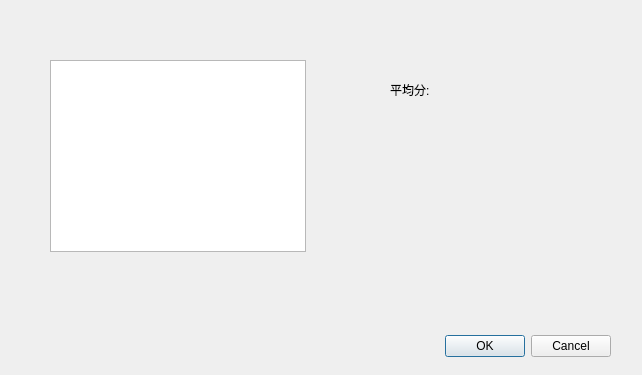
<?xml version="1.0" encoding="UTF-8"?>
<ui version="4.0">
 <class>score</class>
 <widget class="QDialog" name="score">
  <property name="geometry">
   <rect>
    <x>0</x>
    <y>0</y>
    <width>642</width>
    <height>375</height>
   </rect>
  </property>
  <property name="windowTitle">
   <string>Dialog</string>
  </property>
  <widget class="QDialogButtonBox" name="buttonBox">
   <property name="geometry">
    <rect>
     <x>270</x>
     <y>330</y>
     <width>341</width>
     <height>32</height>
    </rect>
   </property>
   <property name="orientation">
    <enum>Qt::Horizontal</enum>
   </property>
   <property name="standardButtons">
    <set>QDialogButtonBox::Cancel|QDialogButtonBox::Ok</set>
   </property>
  </widget>
  <widget class="QListWidget" name="scoreList">
   <property name="geometry">
    <rect>
     <x>50</x>
     <y>60</y>
     <width>256</width>
     <height>192</height>
    </rect>
   </property>
   <item>
    <property name="text">
     <string/>
    </property>
   </item>
  </widget>
  <widget class="QLabel" name="label_avg">
   <property name="geometry">
    <rect>
     <x>390</x>
     <y>80</y>
     <width>69</width>
     <height>19</height>
    </rect>
   </property>
   <property name="text">
    <string>平均分:</string>
   </property>
  </widget>
 </widget>
 <resources/>
 <connections>
  <connection>
   <sender>buttonBox</sender>
   <signal>accepted()</signal>
   <receiver>score</receiver>
   <slot>accept()</slot>
   <hints>
    <hint type="sourcelabel">
     <x>248</x>
     <y>254</y>
    </hint>
    <hint type="destinationlabel">
     <x>157</x>
     <y>274</y>
    </hint>
   </hints>
  </connection>
  <connection>
   <sender>buttonBox</sender>
   <signal>rejected()</signal>
   <receiver>score</receiver>
   <slot>reject()</slot>
   <hints>
    <hint type="sourcelabel">
     <x>316</x>
     <y>260</y>
    </hint>
    <hint type="destinationlabel">
     <x>286</x>
     <y>274</y>
    </hint>
   </hints>
  </connection>
 </connections>
</ui>
